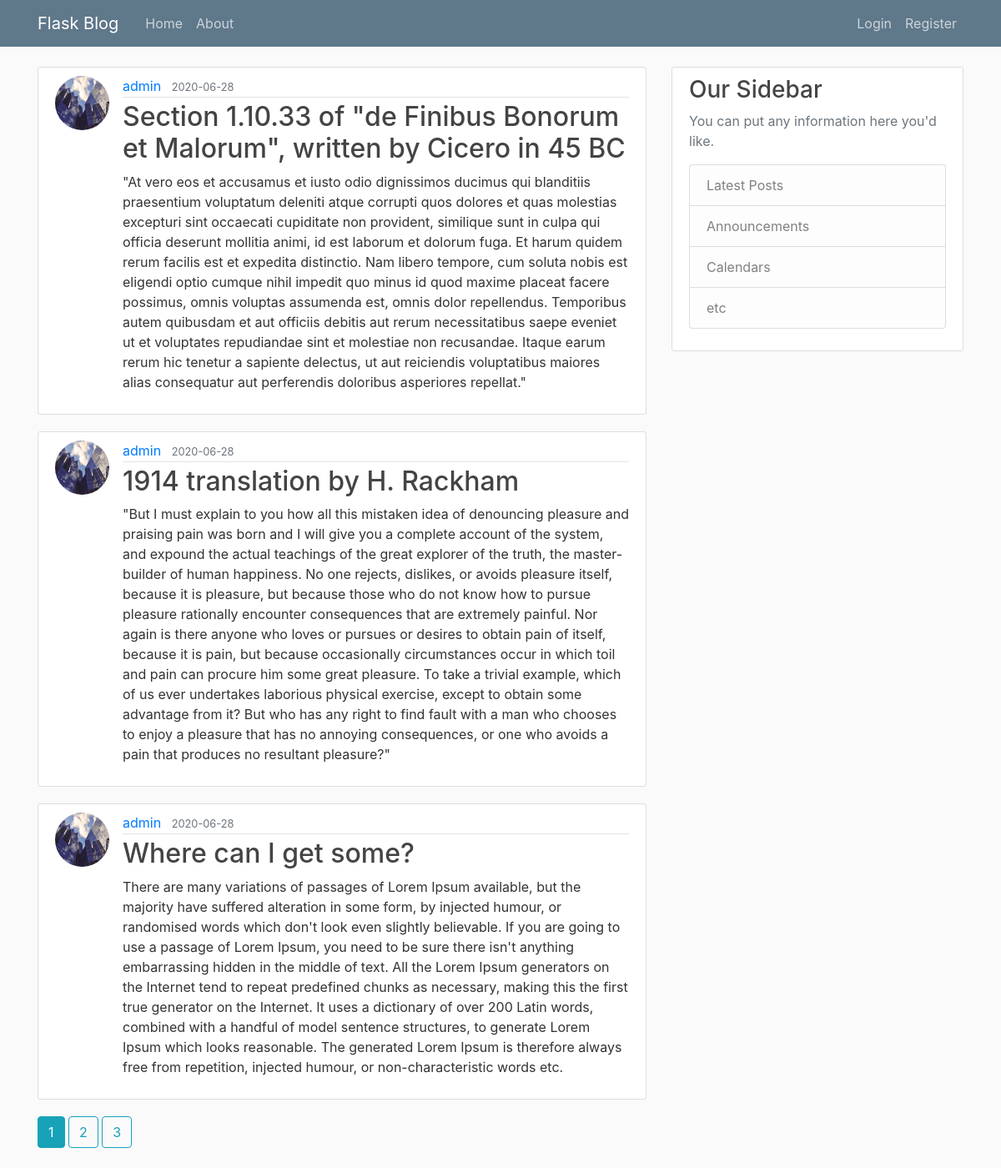
The page /home on the database its author committed.
### flask_blog_webapp/models.py (models this page shows, shortened)
class Post(db.Model):
	id = db.Column(db.Integer, primary_key=True)
	title = db.Column(db.String(100), nullable=False)
	date_posted = db.Column(db.DateTime, nullable=False, default=datetime.utcnow)
	content = db.Column(db.Text, nullable=False)
	user_id = db.Column(db.Integer, db.ForeignKey('user.id'), nullable=False)

class User(db.Model, UserMixin):
	id = db.Column(db.Integer, primary_key=True)
	username = db.Column(db.String(20), unique=True, nullable=False)
	email = db.Column(db.String(120), unique=True, nullable=False)
	image_file = db.Column(db.String(20), nullable=False, default='default.jpg')
	password = db.Column(db.String(60), nullable=False)
	posts = db.relationship('Post', backref='author', lazy=True)

### flask_blog_webapp/routes.py (the view)
@app.route('/')
@app.route('/home')
def home():
	page = request.args.get('page', 1, type=int)
	posts = Post.query.order_by(Post.date_posted.desc()).paginate(page=page, per_page=3)
	return render_template('home.html', posts=posts)

### flask_blog_webapp/templates/home.html
{% extends "base.html" %}
{% block content %}
  {% for post in posts.items %}
    <article class="media content-section">
      <img class="rounded-circle article-img" src="{{ url_for('static', filename='profile_pics/' + post.author.image_file) }}">
      <div class="media-body">
        <div class="article-metadata">
          <a class="mr-2" href="{{ url_for('user_posts', username=post.author.username) }}">{{ post.author.username }}</a>
          <small class="text-muted">{{ post.date_posted.strftime('%Y-%m-%d') }}</small>
        </div>
        <h2><a class="article-title" href="{{ url_for('post', post_id=post.id) }}">{{ post.title }}</a></h2>
        <p class="article-content">{{ post.content }}</p>
      </div>
    </article>
  {% endfor %}
  {% for page_num in posts.iter_pages(left_edge=1, right_edge=1, left_current=1, right_current=2) %}
    {% if page_num %}
      {% if posts.page == page_num %}
        <a class="btn btn-info mb-4" href="{{ url_for('home', page=page_num) }}">{{ page_num }}</a>
      {% else %}
        <a class="btn btn-outline-info mb-4" href="{{ url_for('home', page=page_num) }}">{{ page_num }}</a>
      {% endif %}
    {% else %}
      ...
    {% endif %}
  {% endfor %}
{% endblock content %}

### flask_blog_webapp/static/main.css (style rules this page uses)
body { background: #fafafa; color: #333333; margin-top: 5rem; }
h1, h2, h3, h4, h5, h6 { color: #444444; }
.content-section { background: #ffffff; padding: 10px 20px; border: 1px solid #dddddd; border-radius: 3px; margin-bottom: 20px; }
.article-title { color: #444444; }
.article-content { white-space: pre-line; }
.article-img { height: 65px; width: 65px; margin-right: 16px; }
.article-metadata { padding-bottom: 1px; margin-bottom: 4px; border-bottom: 1px solid #e3e3e3 }

### rows shown on the page
Post: image_file (placeholder picture), author.username "admin", date_posted "2020-06-28", title "Section 1.10.33 of \"de Finibus Bonorum et Malorum\", written by Cicero in 45 BC", content "\"At vero eos et accusamus et iusto odio dignissimos ducimus qui blanditiis praesentium voluptatum deleniti atque corrupti quos dolores et quas molestias excepturi sint occaecati cupiditate non provident, similique sunt in culpa qui officia deserunt mollitia animi, id est laborum et dolorum fuga. Et harum quidem rerum facilis est et expedita distinctio. Nam libero tempore, cum soluta nobis est eligendi optio cumque nihil impedit quo minus id quod maxime placeat facere possimus, omnis voluptas assumenda est, omnis dolor repellendus. Temporibus autem quibusdam et aut officiis debitis aut rerum necessitatibus saepe eveniet ut et voluptates repudiandae sint et molestiae non recusandae. Itaque…"
Post: image_file (placeholder picture), author.username "admin", date_posted "2020-06-28", title "1914 translation by H. Rackham", content "\"But I must explain to you how all this mistaken idea of denouncing pleasure and praising pain was born and I will give you a complete account of the system, and expound the actual teachings of the great explorer of the truth, the master-builder of human happiness. No one rejects, dislikes, or avoids pleasure itself, because it is pleasure, but because those who do not know how to pursue pleasure rationally encounter consequences that are extremely painful. Nor again is there anyone who loves or pursues or desires to obtain pain of itself, because it is pain, but because occasionally circumstances occur in which toil and pain can procure him some great pleasure. To take a trivial example,…"
Post: image_file (placeholder picture), author.username "admin", date_posted "2020-06-28", title "Where can I get some?", content "There are many variations of passages of Lorem Ipsum available, but the majority have suffered alteration in some form, by injected humour, or randomised words which don't look even slightly believable. If you are going to use a passage of Lorem Ipsum, you need to be sure there isn't anything embarrassing hidden in the middle of text. All the Lorem Ipsum generators on the Internet tend to repeat predefined chunks as necessary, making this the first true generator on the Internet. It uses a dictionary of over 200 Latin words, combined with a handful of model sentence structures, to generate Lorem Ipsum which looks reasonable. The generated Lorem Ipsum is therefore always free from…"

### other values the page prints
{{ page_num }} "1"
{{ page_num }} "2" "3"
